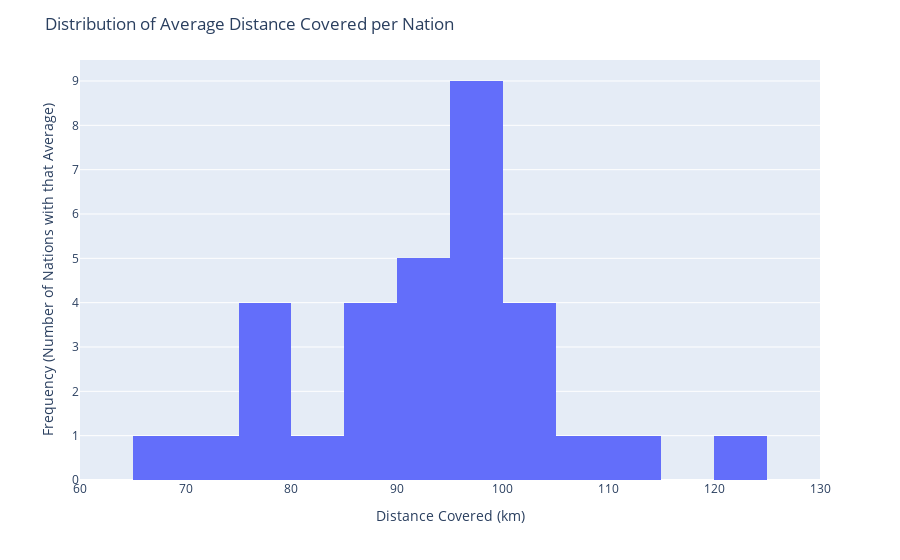
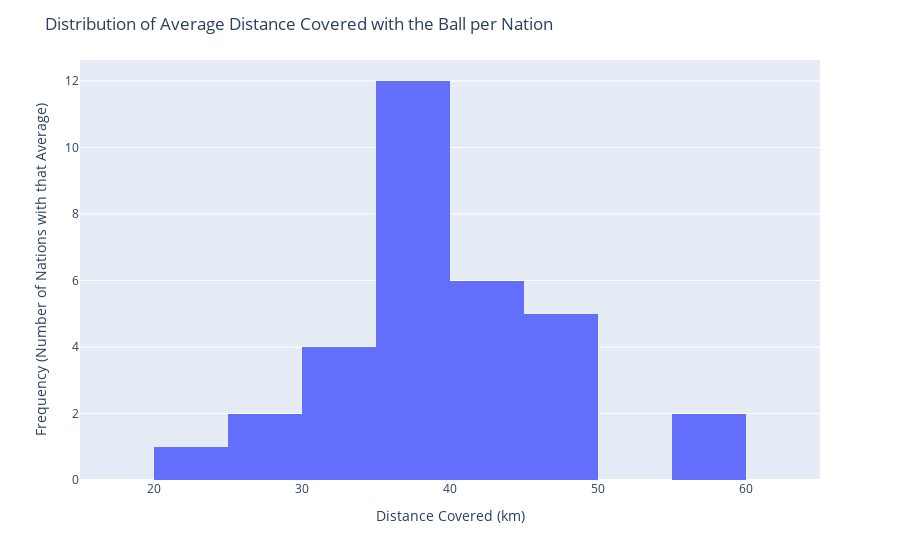

Write notebook code for charts like these, in order.
### Code cell
# Visualize distributions: Distance Covered (total vs. with ball vs. without ball)

fig = px.histogram(nationsDf_18, x="Distance", nbins=12)
fig.update_layout(title="Distribution of Average Distance Covered per Nation",
                  xaxis_title="Distance Covered (km)",
                  yaxis_title="Frequency (Number of Nations with that Average)",
                  xaxis=dict(range=[60, 130]))
fig.show()

fig = px.histogram(nationsDf_18, x="Distance In Poss", nbins=12)
fig.update_layout(title="Distribution of Average Distance Covered with the Ball per Nation",
                  xaxis_title="Distance Covered (km)",
                  yaxis_title="Frequency (Number of Nations with that Average)",
                  xaxis=dict(range=[15, 65]))
fig.show()

fig = px.histogram(nationsDf_18, x="Distance Not In Poss", nbins=14)
fig.update_layout(title="Distribution of Average Distance Covered without the Ball per Nation",
                  xaxis_title="Distance Covered (km)",
                  yaxis_title="Frequency (Number of Nations with that Average)",
                  xaxis=dict(range=[25, 70]))
fig.show()

### Figure 1 — Plotly figure (JSON) as saved in the notebook; plotly's stock layout.template omitted (floating-point values rounded to 4 significant figures)
{"data": [{"alignmentgroup": "True", "bingroup": "x", "hoverlabel": {"namelength": 0}, "hovertemplate": "Distance=%{x}<br>count=%{y}", "legendgroup": "", "marker": {"color": "#636efa"}, "name": "", "nbinsx": 12, "offsetgroup": "", "orientation": "v", "showlegend": false, "type": "histogram", "x": [97.39, 73.51, 97.88, 97.14, 94.38, 76.67, 109.2, 100.7, 86, 113.2, 95.24, 95.19, 78.13, 97.09, 96.93, 88.67, 69.82, 92.68, 90.46, 85.55, 102, 101.0, 121.0, 78.94, 78.65, 99.66, 99.92, 94.68, 93.14, 86.57, 80.49, 104.5], "xaxis": "x", "yaxis": "y"}], "layout": {"barmode": "relative", "legend": {"tracegroupgap": 0}, "margin": {"t": 60}, "title": {"text": "Distribution of Average Distance Covered per Nation"}, "xaxis": {"anchor": "y", "domain": [0, 1], "range": [60, 130], "title": {"text": "Distance Covered (km)"}}, "yaxis": {"anchor": "x", "domain": [0, 1], "title": {"text": "Frequency (Number of Nations with that Average)"}}}}

### Figure 2 — Plotly figure (JSON) as saved in the notebook; plotly's stock layout.template omitted (floating-point values rounded to 4 significant figures)
{"data": [{"alignmentgroup": "True", "bingroup": "x", "hoverlabel": {"namelength": 0}, "hovertemplate": "Distance In Poss=%{x}<br>count=%{y}", "legendgroup": "", "marker": {"color": "#636efa"}, "name": "", "nbinsx": 12, "offsetgroup": "", "orientation": "v", "showlegend": false, "type": "histogram", "x": [45.89, 44.49, 43.51, 45.41, 38.93, 33.8, 47.59, 40.18, 39.79, 46.13, 37.06, 56.24, 29.18, 24.73, 40.54, 39.18, 37.15, 33.21, 29.45, 38.85, 38.97, 40.53, 35.93, 44.54, 35.74, 38.79, 32.75, 58.68, 30.07, 46.1, 37.26, 36.35], "xaxis": "x", "yaxis": "y"}], "layout": {"barmode": "relative", "legend": {"tracegroupgap": 0}, "margin": {"t": 60}, "title": {"text": "Distribution of Average Distance Covered with the Ball per Nation"}, "xaxis": {"anchor": "y", "domain": [0, 1], "range": [15, 65], "title": {"text": "Distance Covered (km)"}}, "yaxis": {"anchor": "x", "domain": [0, 1], "title": {"text": "Frequency (Number of Nations with that Average)"}}}}
